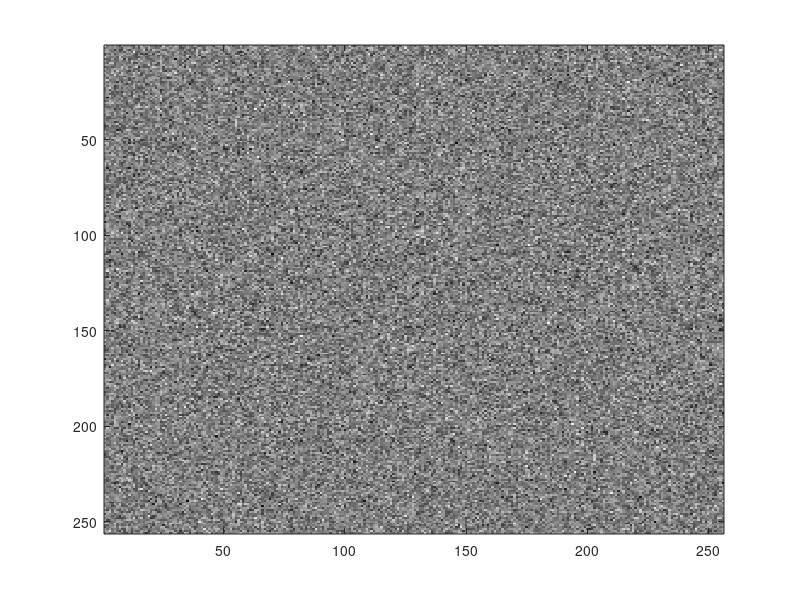

MATLAB code to generate this figure: (Note: this script raises an error after producing the figure.)
% homework3 part 6 & 7
% Zeyu Liu
% 3/24/2019
function homework3_ExtraCredit

N = 256;

for R=5:5:10
    for type=1:5,
    
% 1. Generate a white Gaussian random field
w = randn(N);
imagesc(w);
colormap(gray(256));
%pause;

% 2. Apply FFT to the white Gaussian random field you generated in Part 1.
W = fft2(w);
imagesc(real(W));
%pause;

% 3a. Generate a filter in spatial domain
h1 = filter1_gen(N, R, type);

if (type==2),
c = fspecial('average',4);
h2 = imfilter(h1,c);
image(h2);
else if (type==3),
g = fspecial('gaussian',256,4);
h3 = imfilter(h1,g);
image(h3);        
else
image(h1);
end;
end;
pause;

% 3b. Apply FFT to the filter h
H = fft2(h1);
imagesc(abs(real(H)));
pause;

% 3c. Multiply H with W (feq. domain convolution)
X = H.*W;   % * means cha chen .* means dian chen 
imagesc(real(X));
pause;

% 4. Apply inverse-FFT to each of the image you obtained in Part 3
% This step maybe take a few minutes to run, please wait a moment.
% because of the function: dist = (sqrt(m1^2+n1^2))*randn(N)need caculate.
x = ifft2(X);
imagesc(real(x));
pause;
end;
end;